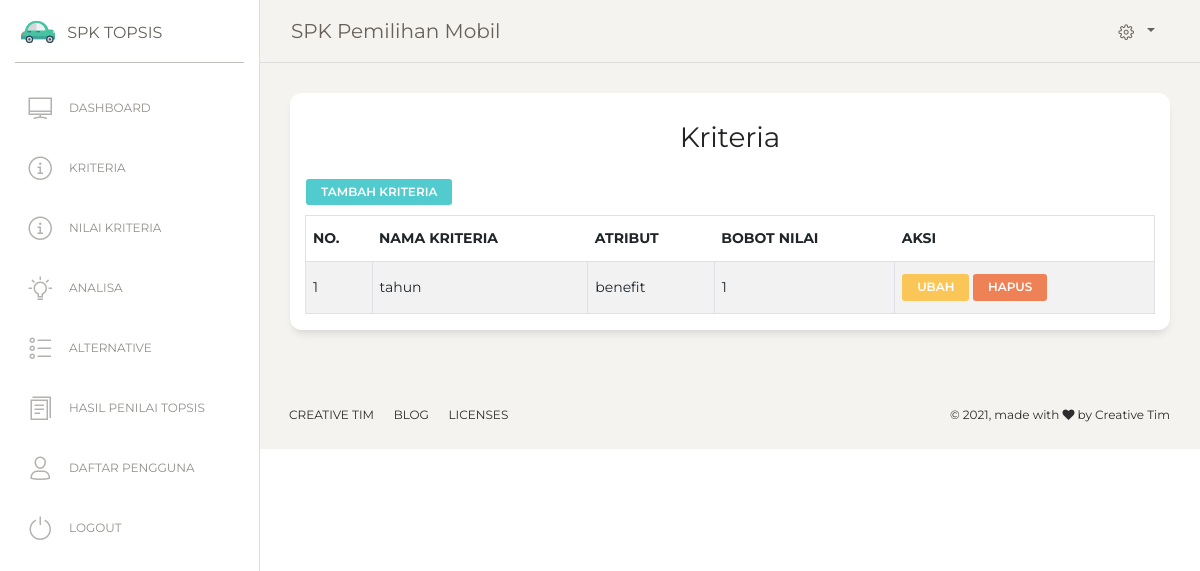
/kriteria.php (signed in), run on the app's committed database.
### tables this page shows
CREATE TABLE `tb_kriteria` (
  `id_kriteria` int(11) NOT NULL,
  `atribut` varchar(50) NOT NULL,
  `bobot_nilai` varchar(50) NOT NULL,
  `nama_kriteria` varchar(50) NOT NULL
);

### kriteria.php (the view, shortened to what this page needs)
<?php
include 'header.php';
include 'menu.php';
?>
<div class="content">
  <div class="row">
    <div class="col-md-12">
      <div class="card ">
        <div class="card-header ">
          <h3 class="card-title"><center>Kriteria</h3>
          <a href="tambahkriteria.php" class="btn btn-primary btn-sm">Tambah Kriteria</a>
        <table id="example" class="table table-striped table-bordered" >
            <thead>
                <tr>
                    <th>No.</th>
                    <th>Nama kriteria</th>
                    <th>Atribut</th>
                    <th>Bobot Nilai</th>
                    <th>Aksi</th>
                </tr>
            </thead>
            <tbody>
                <?php
                $sql=mysql_query("SELECT * FROM tb_kriteria ORDER BY id_kriteria DESC");
                $no=1;
                while ($row=mysql_fetch_array($sql)){?>
                  <tr class='td' bgcolor='#FFF'>
                    <td><?php echo $no++ ?></td>
                    <td><?php echo $row['nama_kriteria'];?></td>
                    <td><?php echo $row['atribut'];?></td>
                    <td><?php echo $row['bobot_nilai'];?></td>
                    <td>
                        <a class="btn btn-warning btn-sm" href=editkriteria.php?idk=<?= $row['id_kriteria'] ?> >Ubah</a>
                        <a href="deletekriteria.php?idk=<?= $row['id_kriteria']; ?>"  class="btn btn-danger btn-sm"
                          onclick="return confirm('Anda yakin Hapus data Kriteria <?= $row['nama_kriteria']; ?> ?')">Hapus</a>
                    </td>
                  </tr>
                <?php }?>
            </tbody>
        </table>
        </div>
      </div>
    </div>
  </div>
</div>
<?php include 'footer.php' ?>

### data on the page
tb_kriteria: nama_kriteria "tahun", atribut "benefit", bobot_nilai "1"
